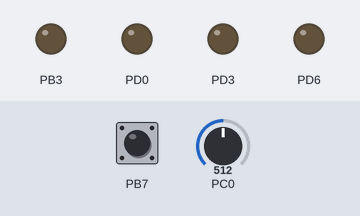
A program run on a simulated ATmega328P, built with avr-gcc and emulated at 16 MHz. Shown: output pins drawn as LEDs (lit = HIGH). The inputs (shaded band) are chosen by the test bench; at power-on: PB7 LOW, PC0 = 512.

Above: at 1.2 s.
1.3 s: PB7 pulsed HIGH 2 times (0.12 s each, 0.3 s apart)
At 2.2 s:
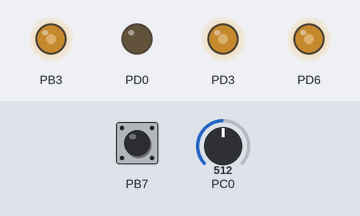
3.4 s: PC0 set to 600
4.9 s: PC0 set to 622
At 6.1 s:
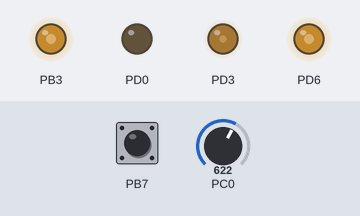
6.4 s: PB7 driven HIGH
At 7.5 s:
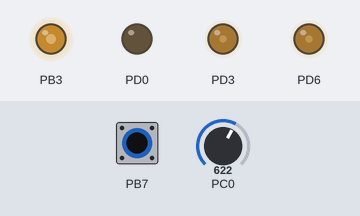
7.9 s: PB7 driven LOW
At 8.6 s:
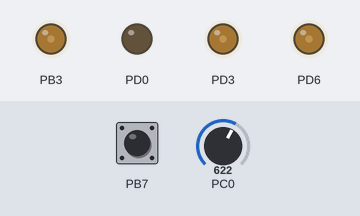
9.4 s: PC0 set to 807
10.9 s: PC0 set to 828
At 12.1 s:
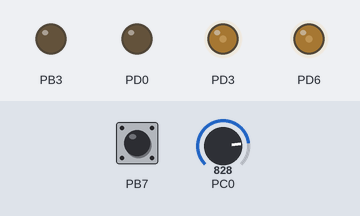
Timing chart, 0 to 13.4 s (numbered marks = the images above; inputs shaded):
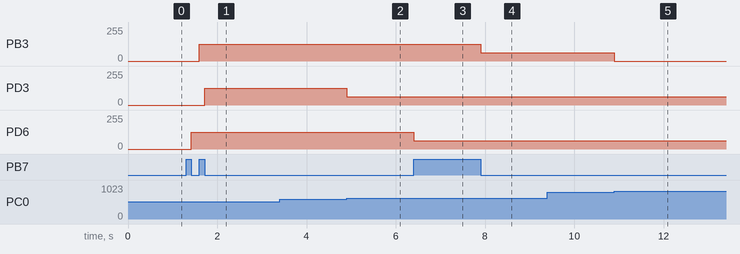

The program:

main.c
```c
/*
 * GccApplication1.c
 *
 * Created: 08-09-2019 15:28:45
 * Author : Guillermo
 */

#define F_CPU 16000000UL
#include <avr/io.h>
#include <util/delay.h>
#include <math.h>
#include <avr/interrupt.h>


void pwm_init(){

	//// PWM_0 /////

	//modo fast pwm sin limite
	TCCR0A |= (1<<WGM00) ;
	TCCR0A |=(1<<WGM01) ;

	//clock prescaler: n=8

	TCCR0B &=~(1<<CS00);
	TCCR0B |=(1<<CS01);
	TCCR0B &=~(1<<CS02);


	///// PWM_2 ////////

	//modo fast pwm sin limite
	TCCR2A |= (1<<WGM20) ;
	TCCR2A |=(1<<WGM21) ;

	//clock prescaler: n=8

	TCCR2B &=~(1<<CS20);
	TCCR2B |=(1<<CS21);
	TCCR2B &=~(1<<CS22);

}

//ROJO
void setDuty_channel1 (float  duty){
	//OCR0 como salida
	DDRD |= (1<< DDD6);

	//señal no invertida
	TCCR0A |= (1<<COM0A1);

	//luminosidad(duty)
	OCR0A= 255.0f - (255.0f * (duty/100)) ;

}

//AZUL
void setDuty_channel2 (float duty){

	DDRB |= (1<< DDB3);
	//señal no invertida
	TCCR2A |= (1<<COM2A1);

	//luminosidad
	OCR2A= 255.0f - (255.0f * (duty/100)) ;


}
//VERDE
void setDuty_channel3 (float duty){

	DDRD |= (1<< DDD3);

	//señal no invertida
	TCCR2A |= (1<<COM2B1);

	//luminosidad
	OCR2B= 255.0f - (255.0f * (duty/100)) ;

}


//////////////////////////

void ADC_init()
{
	// Output adjust = right // bits se alinean a la derecha

	ADMUX &=~ (1<<ADLAR);

	// Voltage Reference = AVCC with external capacitor at ARef//
	ADMUX |=  (1<<REFS0); // 5V
	ADMUX &=~ (1<<REFS1);

	// Frequency divisor = 128 -> 16000/128 = 125 KHz
	ADCSRA |= (1<<ADPS0);
	ADCSRA |= (1<<ADPS1);
	ADCSRA |= (1<<ADPS2);
}

int ADC_GetData(int canal)
{
	// Selecci?n del canal de lADC // ADMUX = 0 -> ADC0
	ADMUX &=~  0x0F;
	ADMUX |=  canal;
	//DEBEMOS SELECCIONAR EL CANAL 0.

	// Encendemos en ADC
	ADCSRA |= (1<<ADEN);
	_delay_us(10);	// Esperamos a que caliente

	// Mandamos el muestreo, single conversion mode
	ADCSRA |= (1<<ADSC);

	// Esperamos a que muestree, leyendo el flag
	while( !(ADCSRA & (1<<ADIF)) );
	ADCSRA |= (1<<ADIF);	// Reiniciamos el flag

	// Apagamos el ADC
	ADCSRA &=~ (1<<ADEN);

	return ADC;
}


void Convert_chanel1(int state)
{
	if (state==1){
		float adcV= ADC_GetData(0)*5.0f/1024.0f;

		if (adcV>0.0f && adcV<0.7f){
			setDuty_channel1(2);
		}

		else if (adcV >= 0.7f && adcV< 1.0f)
		{
			setDuty_channel1(5);

		}

		else if (adcV >= 1.0f && adcV< 2.0f)
		{
			setDuty_channel1(25);

		}

		else if (adcV >= 2.0f && adcV< 3.0f)
		{
			setDuty_channel1(50);

		}

		else if (adcV >= 3.0f && adcV< 4.0f)
		{
			setDuty_channel1(75);

		}

		else if (adcV >= 4.0f && adcV< 5.0f)
		{
			setDuty_channel1(100);

		}

	}


}

void Convert_chanel2(int state2)
{
	if (state2==1){
		float adcV= ADC_GetData(0)*5.0f/1024.0f;

		if (adcV>0.0f && adcV<0.7f){
			setDuty_channel2(2);
		}

		else if (adcV >= 0.7f && adcV< 1.0f)
		{
			setDuty_channel2(5);

		}

		else if (adcV >= 1.0f && adcV< 2.0f)
		{
			setDuty_channel2(25);

		}

		else if (adcV >= 2.0f && adcV< 3.0f)
		{
			setDuty_channel2(50);

		}

		else if (adcV >= 3.0f && adcV< 4.0f)
		{
			setDuty_channel2(75);

		}

		else if (adcV >= 4.0f && adcV< 5.0f)
		{
			setDuty_channel2(100);

		}


	}


}

void Convert_chanel3(int state3)
{
	if (state3==1){
		float adcV= ADC_GetData(0)*5.0f/1024.0f;

		if (adcV>0.0f && adcV<0.7f){
			setDuty_channel3(2);
		}

		else if (adcV >= 0.7f && adcV< 1.0f)
		{
			setDuty_channel3(5);

		}

		else if (adcV >= 1.0f && adcV< 2.0f)
		{
			setDuty_channel3(25);

		}

		else if (adcV >= 2.0f && adcV< 3.0f)
		{
			setDuty_channel3(50);

		}

		else if (adcV >= 3.0f && adcV< 4.0f)
		{
			setDuty_channel3(75);

		}

		else if (adcV >= 4.0f && adcV< 5.0f)
		{
			setDuty_channel3(100);

		}

	}


}

volatile int mood=-1;

int main(void){

	pwm_init();
	ADC_init();

	DDRB |= (0<< DDB7); //boton pb7 como entrada
	DDRD |= (1<< DDD0);
	cli();	//deshabilitamos interrupciones globales

	//configuracion de interrupciones

	PCICR |= (1<<PCIE0); //Habilita las interrupciones por grupo (B)
	PCMSK0 |= (1<<PCINT7); //Restringimos la interrupcion

	sei();

	while(1){


		if (mood==1){
			Convert_chanel2(0);
			Convert_chanel3(0);
			Convert_chanel1(1);

		}

		else if (mood==2){
			Convert_chanel1(0);
			Convert_chanel3(0);
			Convert_chanel2(1);

		}

		else if (mood==3){
			Convert_chanel2(0);
			Convert_chanel1(0);
			Convert_chanel3(1);
		}

		/*
		switch (mood){
		case 1:

		Convert_chanel1(1);
		Convert_chanel2(0);
		Convert_chanel3(0);
		break;

		case 2:
		PORTD ^=(1<<DDD0);
		Convert_chanel1(0);
		Convert_chanel2(1);
		Convert_chanel3(0);
		break;

		case 3:
		Convert_chanel1(0);
		Convert_chanel2(0);
		Convert_chanel3(1);
		break;
	}*/

	}

}


// rutina de interrupcion


ISR (PCINT0_vect){
	mood+=1;

	if (mood>3){
		mood=1;
	}
}
```

Measured:
- the behaviour switches between 614 and 615 on PC0 (found by bisection; images 1 and 2)
- the behaviour switches between 819 and 820 on PC0 (found by bisection; images 4 and 5)
- after the input at 1.3 s, PB3: 0/255 → 127/255 after 0.30 s; PD3: 0/255 → 127/255 after 0.42 s; PD6: 0/255 → 127/255 after 0.12 s
- after the input at 3.4 s, every drawn part: stays the same
- after the input at 4.9 s, PD3: 127/255 → 63/255 at once
- after the input at 6.4 s, PD6: 127/255 → 63/255 at once
- after the input at 7.9 s, PB3: 127/255 → 63/255 at once
- after the input at 9.4 s, every drawn part: stays the same
- after the input at 10.9 s, PB3: 63/255 → 0/255 at once
